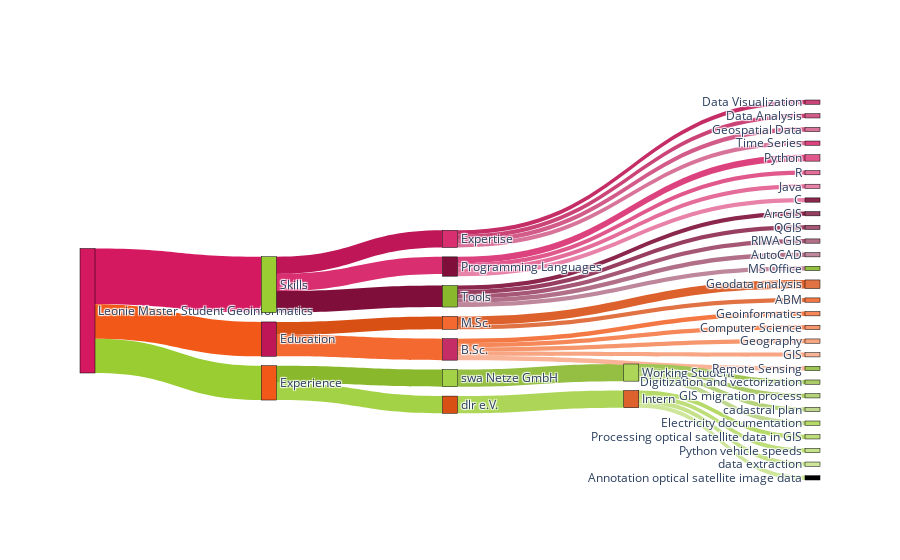

Here is the notebook cell this chart was saved with:
### Code cell
# data
label = ["Leonie Master Student Geoinformatics",      #0
         "Skills", "Experience", "Education",    #1, 2, 3
         "Expertise", "Programming Languages", "Tools",   #4, 5, 6
         "swa Netze GmbH", "dlr e.V.",   #7, 8,
         "M.Sc.", "B.Sc.",   #9, 10
         "Data Visualization", "Data Analysis", "Geospatial Data", "Time Series",   #11, 12, 13, 14
         "Python", "R", "Java", "C",   #15, 16, 17, 18
         "ArcGIS", "QGIS", "RIWA GIS", "AutoCAD", "MS Office",  #19, 20, 21, 22, 23
         "Working Student", "Intern",   #24, 25
         "Geodata analysis", "ABM",   #26, 27
         "Geoinformatics", "Computer Science", "Geography", "GIS", "Remote Sensing",   #28, 29, 30, 31, 32
         "Digitization and vectorization", "GIS migration process", "cadastral plan", "Electricity documentation",   #33, 34, 35, 36
         "Processing optical satellite data in GIS", "Python vehicle speeds", "data extraction", "Annotation optical satellite image data",   #37, 38, 39, 40
         ]

source = [0, 0, 0,             #von Leonie -> Education, Skills, Experience
         1, 1, 1,              #von Skills -> Expertise, Programming, Tools
         2, 2,                 #von Experience -> swa, dlr
         3, 3,                 #von Education -> M.Sc., B.Sc.
         4, 4, 4, 4,           #von Expertise -> Data, Data, CV, Time
         5, 5, 5, 5,           #von Programming -> Python, R, Java, C
         6, 6, 6, 6, 6,        #von Tools -> ArcGIS, QGIS, RIWA, AutoCAD, MS
         7,                    #von swa -> Working
         8,                    #von dlr -> Intern
         9, 9,                 #von MSc ->ABM
         10, 10, 10, 10, 10,   #von BSc -> Geoinf, Inf, Geo
         24, 24, 24, 24,       #von working student -> 33, 34, 35, 36
         25, 25, 25, 25,       #von intern -> 37, 38, 39, 40
         ]
target = [1, 
          2, 
          3, 
          4, 5, 6,
          7, 8,
          9, 10,
          11, 12, 13, 14,      #von Expertise abgehend
          15, 16, 17, 18,      #von Programming abgehend
          19, 20, 21, 22, 23,  #von Tools abgehend
          24,                  #von swa abgehend
          25,                  #von dlr abgehend
          26, 27,              #von MSC abgehend
          28, 29, 30, 31, 32,  #von BSC abgehend
          33, 34, 35, 36,      #von working abgehend
          37, 38, 39, 40,      #von intern abgehend
         ]
value = [26, 16, 16, 
         8, 8, 10, 8, 8, 6, 10, 
         2, 2, 2, 2, 
         3, 2, 2, 2, 
         2, 2, 2, 2, 2, 
         8, 8, 
         4, 2, 
         2, 2, 2, 2, 2, 2, 2,
         2, 2, 2, 2,
         2, 2, 2, 2]

color_node = [
              "#d51961", #pink
              "#9acd32", #grün
              "#f25918", #orange
              "#bf1657", "#d92f70", "#7f0f3a",   #pink
              "#8ab82d", "#a4d246",   #grün
              "#d95015", "#f3692f",   #orange
              "#c52d67", "#cb4478", "#d25b89", "#d8739a",      #von Expertise abgehend, pink1
              "#dc437e", "#e0588c", "#e46d9a", "#e882a9",      #von Programming abgehend, pink2
              "#8b264d", "#983e61", "#a55775", "#b26f88", "#bf879c",  #von Tools abgehend, pink3
              "#95bf42",                  #von swa abgehend, grün1
              "#add658",                  #von dlr abgehend, grün2
              "#dc612c", "#e07243",              #von MSC abgehend, orange1
              "#f47843", "#f58758", "#f6966d", "#f7a582", "#f9b497",   #von BSC abgehend, orange2
              "#9fc554", "#aacb67", "#b4d27a", "#bfd88d",       #von working student -> 33, 34, 35, 36
              "#b5da68", "#bdde79", "#c5e28a", "#cde69a",       #von intern -> 37, 38, 39, 40
            ]

color_link = [
                 "#d51961", "#9acd32", "#f25918", 
                 "#bf1657", "#d92f70", "#7f0f3a", "#8ab82d", "#a4d246", "#d95015", "#f3692f",  #3xpink, 2xgrün, 2xorange
                 "#c52d67", "#cb4478", "#d25b89", "#d8739a",      #von Expertise abgehend, pink1
                 "#dc437e", "#e0588c", "#e46d9a", "#e882a9",      #von Programming abgehend, pink2
                 "#8b264d", "#983e61", "#a55775", "#b26f88", "#bf879c",  #von Tools abgehend, pink3
                 "#95bf42", "#add658",       #von swa abgehend, grün1, von dlr abgehend, grün2
                 "#dc612c", "#e07243",              #von MSC abgehend, orange1 
                 "#f47843", "#f58758", "#f6966d", "#f7a582", "#f9b497",   #von BSC abgehend, orange2
                 "#9fc554", "#aacb67", "#b4d27a", "#bfd88d",       #von working student -> 33, 34, 35, 36
                 "#b5da68", "#bdde79", "#c5e28a", "#cde69a",       #von intern -> 37, 38, 39, 40
            ]

# data to dict, dict to sankey
link = dict(source = source, target = target, value = value, color=color_link)
#
node = dict(label = label, pad=15, thickness=15, line = dict(color = "black", width = 0.5), color=color_node)
data = go.Sankey(link = link, node=node)

# plot
fig = go.Figure(data)
fig.show()

### Figure 1 — Plotly figure (JSON) as saved in the notebook; plotly's stock layout.template omitted (floating-point values rounded to 4 significant figures)
{"data": [{"link": {"color": ["#d51961", "#9acd32", "#f25918", "#bf1657", "#d92f70", "#7f0f3a", "#8ab82d", "#a4d246", "#d95015", "#f3692f", "#c52d67", "#cb4478", "#d25b89", "#d8739a", "#dc437e", "#e0588c", "#e46d9a", "#e882a9", "#8b264d", "#983e61", "#a55775", "#b26f88", "#bf879c", "#95bf42", "#add658", "#dc612c", "#e07243", "#f47843", "#f58758", "#f6966d", "#f7a582", "#f9b497", "#9fc554", "#aacb67", "#b4d27a", "#bfd88d", "#b5da68", "#bdde79", "#c5e28a", "#cde69a"], "source": [0, 0, 0, 1, 1, 1, 2, 2, 3, 3, 4, 4, 4, 4, 5, 5, 5, 5, 6, 6, 6, 6, 6, 7, 8, 9, 9, 10, 10, 10, 10, 10, 24, 24, 24, 24, 25, 25, 25, 25], "target": [1, 2, 3, 4, 5, 6, 7, 8, 9, 10, 11, 12, 13, 14, 15, 16, 17, 18, 19, 20, 21, 22, 23, 24, 25, 26, 27, 28, 29, 30, 31, 32, 33, 34, 35, 36, 37, 38, 39, 40], "value": [26, 16, 16, 8, 8, 10, 8, 8, 6, 10, 2, 2, 2, 2, 3, 2, 2, 2, 2, 2, 2, 2, 2, 8, 8, 4, 2, 2, 2, 2, 2, 2, 2, 2, 2, 2, 2, 2, 2, 2, 2, 2]}, "node": {"color": ["#d51961", "#9acd32", "#f25918", "#bf1657", "#d92f70", "#7f0f3a", "#8ab82d", "#a4d246", "#d95015", "#f3692f", "#c52d67", "#cb4478", "#d25b89", "#d8739a", "#dc437e", "#e0588c", "#e46d9a", "#e882a9", "#8b264d", "#983e61", "#a55775", "#b26f88", "#bf879c", "#95bf42", "#add658", "#dc612c", "#e07243", "#f47843", "#f58758", "#f6966d", "#f7a582", "#f9b497", "#9fc554", "#aacb67", "#b4d27a", "#bfd88d", "#b5da68", "#bdde79", "#c5e28a", "#cde69a"], "label": ["Leonie Master Student Geoinformatics", "Skills", "Experience", "Education", "Expertise", "Programming Languages", "Tools", "swa Netze GmbH", "dlr e.V.", "M.Sc.", "B.Sc.", "Data Visualization", "Data Analysis", "Geospatial Data", "Time Series", "Python", "R", "Java", "C", "ArcGIS", "QGIS", "RIWA GIS", "AutoCAD", "MS Office", "Working Student", "Intern", "Geodata analysis", "ABM", "Geoinformatics", "Computer Science", "Geography", "GIS", "Remote Sensing", "Digitization and vectorization", "GIS migration process", "cadastral plan", "Electricity documentation", "Processing optical satellite data in GIS", "Python vehicle speeds", "data extraction", "Annotation optical satellite image data"], "line": {"color": "black", "width": 0.5}, "pad": 15, "thickness": 15}, "type": "sankey"}], "layout": {"autosize": true}}
